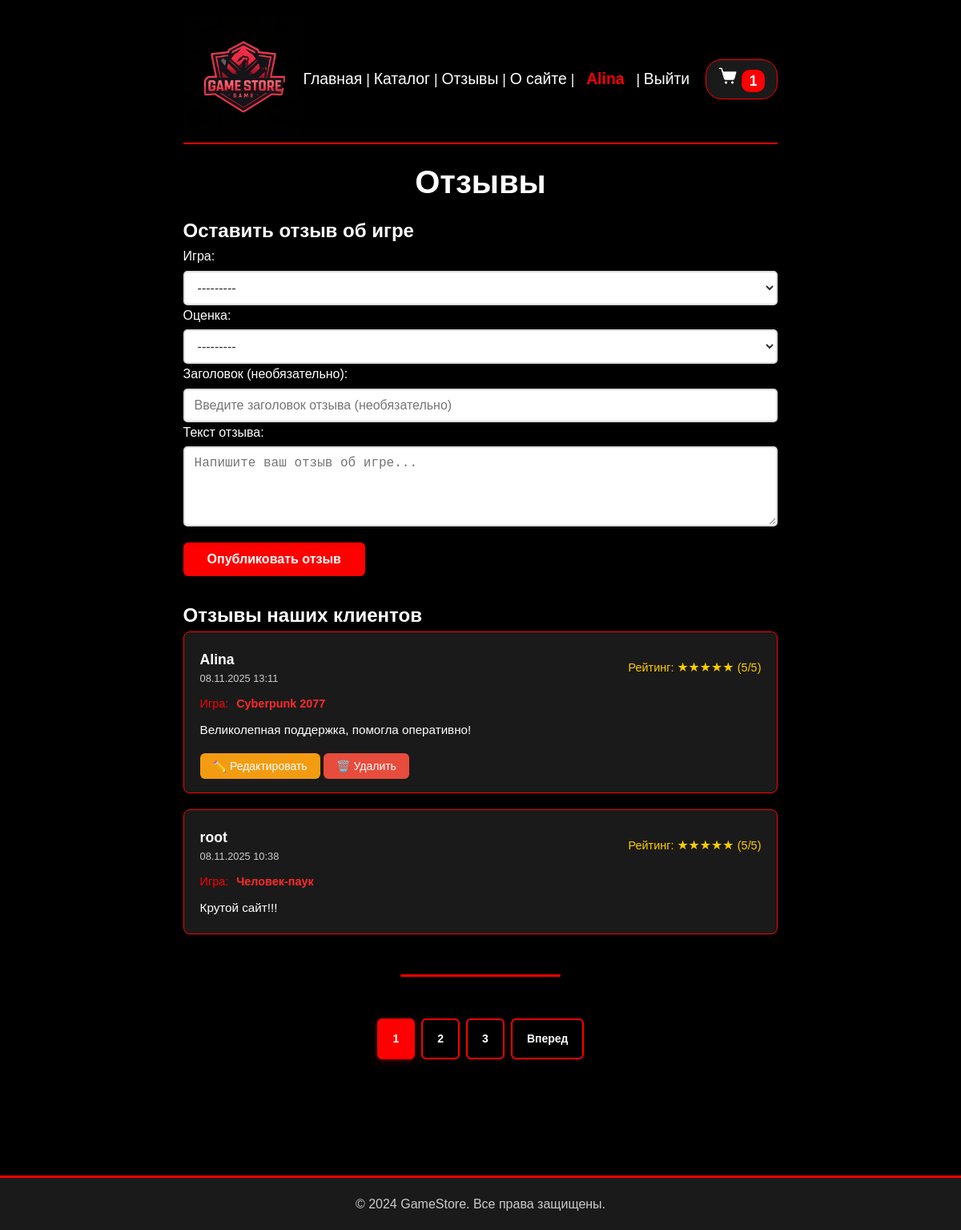
The app's page /reviews/ (signed in) with its own data.
### games/models.py (models this page shows, shortened)
class Cart(models.Model):
    user = models.OneToOneField(User, on_delete=models.CASCADE, verbose_name="Пользователь")
    created_at = models.DateTimeField(auto_now_add=True, verbose_name="Дата создания")
    updated_at = models.DateTimeField(auto_now=True, verbose_name="Дата обновления")
    def total_items(self):
        return sum(item.quantity for item in self.items.all())
    class Meta:
        verbose_name = 'Корзина'
        verbose_name_plural = 'Корзины'

class CartItem(models.Model):
    cart = models.ForeignKey(Cart, on_delete=models.CASCADE, related_name='items', verbose_name="Корзина")
    game = models.ForeignKey(Game, on_delete=models.PROTECT, verbose_name="Игра")
    quantity = models.PositiveIntegerField(default=1, verbose_name="Количество")
    added_at = models.DateTimeField(auto_now_add=True, verbose_name="Дата добавления")
    class Meta:
        verbose_name = 'Элемент корзины'
        verbose_name_plural = 'Элементы корзины'
        unique_together = ['cart', 'game']

class Review(models.Model):
    user = models.ForeignKey(User, on_delete=models.CASCADE, verbose_name="Пользователь")
    RATING_CHOICES = [
        (1, '1 звезда'),
        (2, '2 звезды'),
        (3, '3 звезды'),
        (4, '4 звезды'),
        (5, '5 звезд'),
    ]
    rating = models.IntegerField(choices=RATING_CHOICES, verbose_name="Рейтинг")
    title = models.CharField(max_length=200, verbose_name="Заголовок отзыва", blank=True)
    text = models.TextField(verbose_name="Текст отзыва")
    date = models.DateTimeField(auto_now_add=True, verbose_name="Дата отзыва")
    game = models.ForeignKey(Game, on_delete=models.CASCADE, verbose_name="Игра", null=True, blank=True)
    is_published = models.BooleanField(default=True, verbose_name="Опубликовано")
    class Meta:
        verbose_name = 'Отзыв'
        verbose_name_plural = 'Отзывы'
        ordering = ['-date']
        permissions = [
            ("can_edit_all_reviews", "Может редактировать все отзывы"),
        ]

class Game(models.Model):
    title = models.CharField(max_length=255, verbose_name="Название игры")
    price = models.DecimalField(max_digits=10, decimal_places=2, verbose_name="Цена")
    slug = models.SlugField(max_length=255, unique=True, db_index=True, verbose_name="URL")
    PLATFORM_CHOICES = [
        ('PS3', 'PlayStation 3'),
        ('PS4', 'PlayStation 4'),
        ('PS5', 'PlayStation 5'),
        ('XBOX', 'XBOX'),
        ('PC', 'PC'),
    ]
    platform = models.CharField(max_length=10, choices=PLATFORM_CHOICES, verbose_name="Платформа")
    year_release = models.IntegerField(verbose_name="Год выпуска")
    is_stock = models.BooleanField(default=True, verbose_name="В наличии")
    image = models.ImageField(
        upload_to="games/%Y/%m/%d/",
        blank=True,
        null=True,
        verbose_name="Изображение",
        default=None,
        validators=[
            FileExtensionValidator(allowed_extensions=['jpg', 'jpeg', 'png', 'gif', 'webp'])
        ]
    )
    age_rating = models.CharField(max_length=10, verbose_name="Возрастной рейтинг")
    description = models.TextField(verbose_name="Описание")
    genres = models.ManyToManyField(Genre, related_name='games', verbose_name="Жанры")
    tags = models.ManyToManyField(Tag, blank=True, related_name='games', verbose_name="Теги")
    is_published = models.BooleanField(
        choices=tuple(map(lambda x: (bool(x[0]), x[1]), Status.choices)),
        default=Status.PUBLISHED,
        verbose_name="Статус"
    )
    time_create = models.DateTimeField(auto_now_add=True, verbose_name="Время создания")
    time_update = models.DateTimeField(auto_now=True, verbose_name="Время обновления")
    objects = models.Manager()
    published = PublishedManager()
    def __str__(self):
        return self.title
    class Meta:
        verbose_name = 'Игра'
        verbose_name_plural = 'Игры'
        ordering = ['-time_create']
        permissions = [
            ("can_manage_promotions", "Может управлять скидками и акциями"),
            ("can_export_data", "Может экспортировать данные"),
        ]

### games/views.py (the view)
# urls.py: path('reviews/', views.ReviewsView.as_view(), name='reviews'),
class ReviewsView(DataMixin, ListView):
    template_name = 'games/reviews.html'
    context_object_name = 'reviews'
    title_page = 'Отзывы'
    def get_queryset(self):
        return Review.objects.filter(is_published=True)
    def get_context_data(self, **kwargs):
        context = super().get_context_data(**kwargs)
        context['review_form'] = ReviewForm()
        context['games'] = Game.published.in_stock()
        return self.get_mixin_context(context)

### games/forms.py
class ReviewForm(forms.ModelForm):
    class Meta:
        model = Review
        fields = ['game', 'rating', 'title', 'text']
        widgets = {
            'game': forms.Select(attrs={
                'class': 'form-select',
            }),
            'rating': forms.Select(attrs={
                'class': 'form-select',
            }),
            'title': forms.TextInput(attrs={
                'class': 'form-input',
                'placeholder': 'Введите заголовок отзыва (необязательно)'
            }),
            'text': forms.Textarea(attrs={
                'class': 'form-textarea',
                'rows': 4,
                'placeholder': 'Напишите ваш отзыв об игре...'
            }),
        }
        labels = {
            'game': 'Игра',
            'rating': 'Ваша оценка',
            'title': 'Заголовок отзыва',
            'text': 'Текст отзыва',
        }
    def __init__(self, *args, **kwargs):
        super().__init__(*args, **kwargs)
        self.fields['game'].queryset = Game.published.in_stock()

### games/models.py (called while the page is built)
    def get_queryset(self):
        return super().get_queryset().filter(is_published=True)

    def in_stock(self):
        return self.filter(is_stock=True)

### games/utils.py (called while the page is built)
    def get_mixin_context(self, context, **kwargs):
        context['cat_selected'] = self.cat_selected if self.cat_selected is not None else 0
        context.update(kwargs)
        if 'genres' not in context:
            context['genres'] = Genre.objects.all()
        if 'tags' not in context:
            context['tags'] = Tag.objects.all()[:10]  # первые 15 тегов
        return context

### users/context_processors.py (called while the page is built)
def get_menu_context(request):
    return {'mainmenu': menu}

### games/templates/games/reviews.html (shortened to what this page needs)
{% extends 'base.html' %}
{% block content %}
<div class="reviews-page">
    <h1 class="page-title">{{title|capfirst}}</h1>
    {% if user.is_authenticated %}
    <div class="add-review-section">
        <h2>Оставить отзыв об игре</h2>
        <form method="post" action="{% url 'add_review_ajax' %}" class="review-form" id="reviewForm">
            <div class="form-row">
                <div class="form-group">
                    <label for="{{ review_form.game.id_for_label }}">Игра:</label>
                    {{ review_form.game }}
                </div>
                <div class="form-group">
                    <label for="{{ review_form.rating.id_for_label }}">Оценка:</label>
                    {{ review_form.rating }}
                </div>
            </div>
            <div class="form-group">
                <label for="{{ review_form.title.id_for_label }}">Заголовок (необязательно):</label>
                {{ review_form.title }}
            </div>
            <div class="form-group">
                <label for="{{ review_form.text.id_for_label }}">Текст отзыва:</label>
                {{ review_form.text }}
            </div>
            <button type="submit" class="btn-primary" id="submitReview" style="margin-top: 20px;">Опубликовать отзыв</button>
        </form>
    </div>
    {% else %}
    <div class="auth-required">
        <p>Чтобы оставить отзыв, пожалуйста <a href="{% url 'users:login' %}">войдите</a> в систему.</p>
    </div>
    {% endif %}
    <div class="reviews-list">
        <h2>Отзывы наших клиентов</h2>
        {% for review in reviews %}
        <div class="review-card" id="review-{{ review.id }}">
            <div class="review-header">
                <div class="review-author">
                    <strong>{{ review.user.username }}</strong>
                    <span class="review-date">{{ review.date|date:"d.m.Y H:i" }}</span>
                </div>
                <div class="review-rating">
                    Рейтинг:
                    <span class="stars">
                        {% with ""|center:review.rating as range %}
                        {% for i in range %}★{% endfor %}
                        {% endwith %}
                    </span>
                    ({{ review.rating }}/5)
                </div>
            </div>
            {% if review.game %}
            <div class="review-game">
                Игра:
                <a href="{% url 'game_detail' review.game.slug %}" class="game-link">
                    <strong>{{ review.game.title }}</strong>
                </a>
            </div>
            {% endif %}
            <div class="review-text">
                {{ review.text|linebreaks }}
            </div>
            {% if user == review.user or perms.games.can_edit_all_reviews %}
            <div class="review-actions" style="margin-top: 20px;">
                <a href="{% url 'update_review' review.id %}" class="btn-edit">✏️ Редактировать</a>
                <a href="{% url 'delete_review' review.id %}" class="btn-delete">🗑️ Удалить</a>
            </div>
            {% endif %}
        </div>
        {% empty %}
        <div class="no-reviews">
            <p>Пока нет отзывов. Будьте первым!</p>
        </div>
        {% endfor %}
    </div>
    {% if page_obj.has_other_pages %}
    <nav class="list-pages">
        <ul>
            {% for p in paginator.page_range %}
                {% if page_obj.number == p %}
                <li class="page-num page-num-selected">{{ p }}</li>
                {% elif p >= page_obj.number|add:-2 and p <= page_obj.number|add:2 %}
                <li class="page-num">
                    <a href="?page={{ p }}">{{ p }}</a>
                </li>
                {% endif %}
            {% endfor %}
            {% if page_obj.has_next %}
            <li class="page-num">
                <a href="?page={{ page_obj.next_page_number }}">Вперед</a>
            </li>
            {% endif %}
        </ul>
    </nav>
    {% endif %}
</div>
{% endblock %}

### templates/base.html (shortened to what this page needs)
<!DOCTYPE html>
<head>
    {% load static %}
    <link type="text/css" href="{% static 'css/styles.css' %}" rel="stylesheet" />
</head>
<body>
    <div class="container">
        <div class="header-with-nav">
            <div class="logo">
                <img src="{% static 'images/logo.jpg' %}" alt="GAME STORE" class="logo-image">
            </div>
            <nav class="navbar">
                <p class="menu">
                    {% for item in mainmenu %}
                        <a href="{% url item.url_name %}" class="menu">{{ item.title }}</a>
                        {% if not forloop.last %} | {% endif %}
                    {% endfor %}
                    {% if user.is_authenticated %}
                        | <a href="{% url 'users:profile' %}" class="menu user-greeting">{{ user.username }}</a>
                        | <a href="{% url 'users:logout' %}" class="menu">Выйти</a>
                    {% else %}
                        | <a href="{% url 'users:login' %}" class="menu">Войти</a>
                    {% endif %}
                </p>
            </nav>
            <div class="header-right">
                <div class="cart-icon">
                    <a href="{% url 'cart' %}" style="text-decoration: none">
                        <img src="{% static 'images/cart-icon.png' %}" alt="Корзина" class="cart-img">
                        <span class="cart-count">
                            {% if user.is_authenticated %}
                                {{ user.cart.total_items|default:0 }}
                            {% else %}
                                0
                            {% endif %}
                        </span>
                    </a>
                </div>
            </div>
        </div>
        {% block content%} {% endblock %}
    </div>
    <footer class="footer">
        <p>&copy; 2024 GameStore. Все права защищены.</p>
    </footer>
</body>
</html>

### static/css/styles.css (style rules this page uses)
* { margin: 0; padding: 0; box-sizing: border-box; }
body { background-color: #000000; color: #ffffff; font-family: 'Arial', sans-serif; line-height: 1.6; display: flex; flex-direction: column; min-height: 100vh; }
.container { max-width: 1200px; margin: 0 auto; padding: 20px; flex: 1; }
.page-title { color: #ffffff; text-align: center; margin-bottom: 10px; font-size: 2.5em; }
.btn-primary { padding: 12px 30px; border: none; border-radius: 6px; text-decoration: none; color: white; cursor: pointer; font-size: 16px; font-weight: bold; transition: all 0.3s ease; min-width: 120px; text-align: center; display: inline-block; background-color: #ff0000; }
.header-with-nav { display: flex; justify-content: space-between; align-items: center; margin-bottom: 15px; border-bottom: 2px solid #ff0000; }
.logo-image { max-width: 150px; height: auto; }
.navbar { margin: 0; flex-grow: 1; text-align: center; }
.menu { margin: 0; color: #ffffff; font-size: 1.1em; text-decoration: none }
.user-greeting { color: #ff0000; font-weight: bold; margin: 0 10px; }
.cart-icon { display: flex; align-items: center; gap: 8px; margin-left: 20px; padding: 8px 15px; background-color: #1a1a1a; border-radius: 20px; border: 1px solid #ff0000; }
.cart-img { width: 24px; height: 24px; }
.cart-count { color: #ffffff; font-size: 1.1em; font-weight: bold; background-color: #ff0000; padding: 4px 10px; border-radius: 10px; min-width: 20px; text-align: center; }
.btn-edit, .btn-delete { padding: 8px 15px; border: none; border-radius: 4px; text-decoration: none; font-size: 14px; transition: background-color 0.3s; }
.btn-edit { background-color: #ffc107; color: #000; }
.btn-delete { background-color: #dc3545; color: white; }
.btn-edit, .btn-delete { padding: 8px 16px; border-radius: 6px; text-decoration: none; font-size: 14px; font-weight: 500; transition: all 0.3s ease; border: none; cursor: pointer; }
.btn-edit { background: #f39c12; color: white; }
.btn-delete { background: #e74c3c; color: white; }
.form-group { display: flex; flex-direction: column; gap: 5px; }
.form-input, .form-select, .form-textarea, .form-file { padding: 10px 12px; border: 2px solid #ddd; border-radius: 5px; font-size: 16px; transition: border-color 0.3s; color: #333; background: white; }
.form-textarea { resize: vertical; min-height: 100px; }
.reviews-page { max-width: 800px; margin: 0 auto; }
.reviews-list { margin-top: 30px; }
.review-card { background-color: #1a1a1a; border: 1px solid #ff0000; border-radius: 8px; padding: 20px; margin-bottom: 20px; }
.review-header { display: flex; justify-content: space-between; align-items: center; margin-bottom: 10px; }
.review-author { display: flex; flex-direction: column; }
.review-author strong { color: #ffffff; font-size: 1.1em; }
.review-date { color: #cccccc; font-size: 0.8em; }
.review-rating { color: #ffcc00; font-size: 0.9em; }
.stars { color: #ffcc00; font-size: 1.1em; }
.review-game { color: #ff0000; margin-bottom: 10px; font-size: 0.9em; }
.review-text { color: #ffffff; line-height: 1.5; font-size: 0.95em; }
.game-link { color: #ff2a2a; text-decoration: none; font-weight: 600; transition: all 0.3s ease; padding: 2px 6px; border-radius: 4px; }
.list-pages { text-align: center; margin: 50px 0 30px; padding: 40px 0 30px; position: relative; }
.list-pages::before { content: ''; position: absolute; top: 0; left: 50%; transform: translateX(-50%); width: 200px; height: 3px; background: #ff0000; border-radius: 2px; }
.list-pages ul { list-style: none; padding: 0; margin: 0; display: inline-flex; gap: 8px; align-items: center; background: #000000; padding: 15px 25px; border-radius: 8px; box-shadow: 0 4px 15px rgba(0, 0, 0, 0.3); }
.page-num { display: inline-block; }
.page-num a, .page-num-selected { display: block; padding: 12px 18px; border: 2px solid #ff0000; border-radius: 6px; text-decoration: none; color: #ffffff; font-weight: 600; min-width: 46px; text-align: center; transition: all 0.3s ease; background: #000000; font-size: 14px; }
.page-num-selected { background: #ff0000; border-color: #ff0000; color: #ffffff; cursor: default; box-shadow: 0 2px 8px rgba(255, 0, 0, 0.3); }
.footer { background-color: #1a1a1a; border-top: 3px solid #ff0000; text-align: center; padding: 20px 0; margin-top: 50px; }
.footer p { color: #cccccc; margin: 0; }

### records on screen
Review: user.username "Alina", date "08.11.2025 13:11", rating "5", game "Cyberpunk 2077", text "Великолепная поддержка, помогла оперативно!", shows "✏️ Редактировать"
Review: user.username "root", date "08.11.2025 10:38", rating "5", game "Человек-паук", text "Крутой сайт!!!"

### other values on screen
{{ item.title }} "Главная" "Каталог" "Отзывы" "О сайте"
{{ user.username }} "Alina"
{{ user.cart.total_items|default:0 }} "1"
{{ title|capfirst }} "Отзывы"
{{ p }} "1"
{{ p }} "2" "3"
